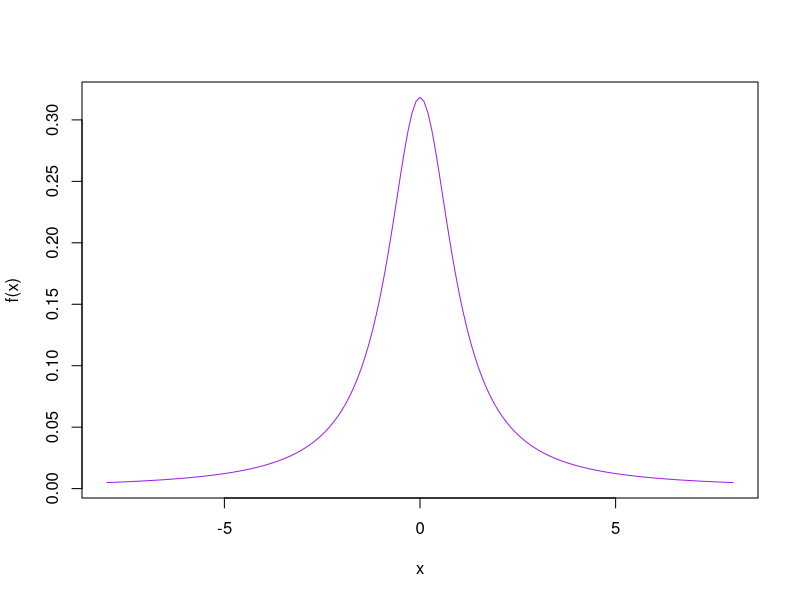
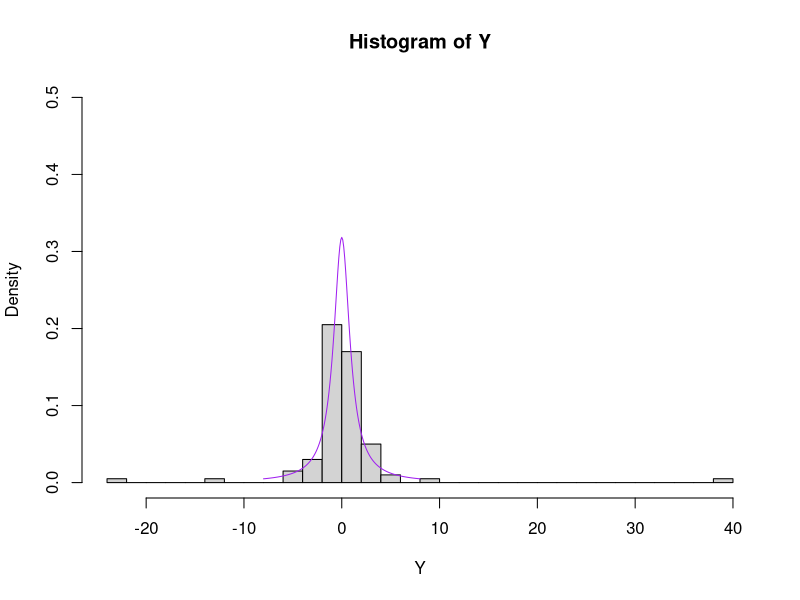
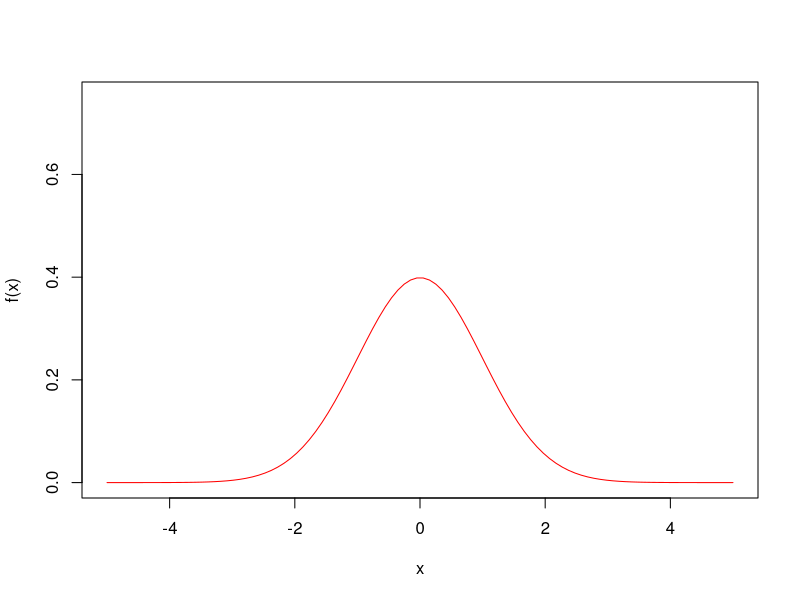
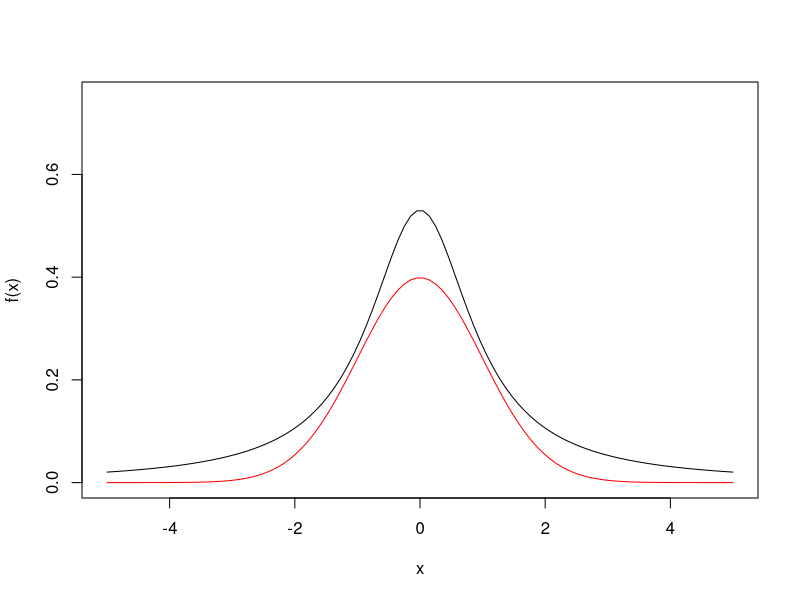
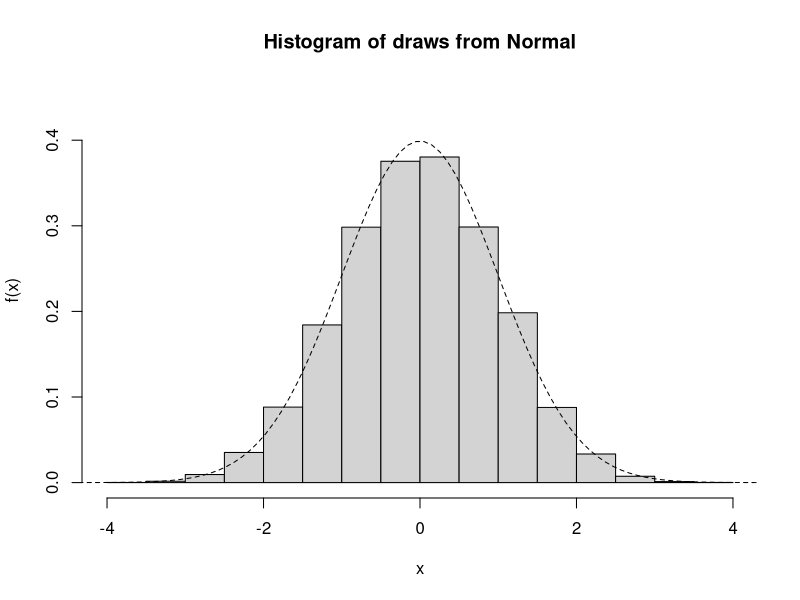

The R script that drew these images, in order:


######################################
# Inverse Transform (Cauchy)
######################################


# Cauchy pdf
f <- function(x) {
  
  return(1/(pi*(1+x^2)))
  
}
x <- seq(-8,8,by=.1)
plot(x,f(x),type="l",col="purple")

# Cauchy inverse cdf

F_inverse <- function(x) {
  
  return(tan(pi*(x-1/2)))
  
}

# Simulate Cauchy from uniform
set.seed(0)
U <- runif(100)
Y <- F_inverse(U)
hist(Y,probability = T,breaks=30,ylim=c(0,.5))
lines(x,f(x),col="purple")



######################################
# Reject-Accept Algorithm (Simulate standard normal using g~Cauchy)
######################################


# Standard normal pdf
f <- function(x) {
  
  return((1/sqrt(2*pi))*exp(-x^2/2))
  
}

## Slide 67
x <- seq(-5, 5, length = 100)
plot(x, f(x), type="l", ylab="f(x)",ylim=c(0,.75),col="red")

# Let g(x) be a Cauchy.  
# Try different values of alpha so that e(x)>f(x).
# alpha =.4,.5,.6..  Choose .6
alpha=.6
e <- function(x) {
  
  return(1/(alpha*pi*(1+x^2)))
         
}
plot(x, f(x), type="l", ylab="f(x)",ylim=c(0,.75),col="red")
lines(x,e(x))


n.samps <- 10000   # number of samples desired
n       <- 0		     # counter for number samples accepted
samps   <- numeric(n.samps) # initialize the vector of output
while (n < n.samps) {
  y <- F_inverse(runif(1))    #random draw from g
  #y <- rcauchy(1)    #Can also use rcauchy directly
  u <- runif(1)
  if (u < f(y)/e(y)) {
    n        <- n + 1
    samps[n] <- y
  }
}
x <- seq(-5, 5, length = 100)
hist(samps, prob = T, ylab = "f(x)", xlab = "x",
     main = "Histogram of draws from Normal",ylim=c(0,.45))
lines(x, f(x), lty = 2)


######################################
# Estimate pi using MC Integration
######################################

# Define g(x)
g <- function(x) {
  
return(sqrt(1-x^2))
}
# Choose p(x) ~ Unif(-1,1)
# Compute 1/n*Sum g(X_i)/p(X_i) 

# MC Integration
n <- 1000000
X <- runif(n,-1,1)
mean(2*2*g(X))




